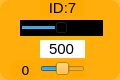
    <widget class="QWidget" name="widget_id1_7" native="true">
     <property name="geometry">
      <rect>
       <x>760</x>
       <y>100</y>
       <width>120</width>
       <height>80</height>
      </rect>
     </property>
     <property name="styleSheet">
      <string notr="true">background-color: rgb(255, 170, 0, 200);
border-radius:10px;</string>
     </property>
     <widget class="QLabel" name="label_ID1_8">
      <property name="geometry">
       <rect>
        <x>40</x>
        <y>0</y>
        <width>45</width>
        <height>16</height>
       </rect>
      </property>
      <property name="minimumSize">
       <size>
        <width>0</width>
        <height>10</height>
       </size>
      </property>
      <property name="font">
       <font>
        <family>Arial</family>
        <pointsize>11</pointsize>
       </font>
      </property>
      <property name="styleSheet">
       <string notr="true">background-color: rgb(255, 255, 255， 0);
border-radius:0px;</string>
      </property>
      <property name="text">
       <string>ID:7</string>
      </property>
      <property name="alignment">
       <set>Qt::AlignCenter</set>
      </property>
     </widget>
     <widget class="QSlider" name="horizontalSlider_pulse_id7">
      <property name="geometry">
       <rect>
        <x>20</x>
        <y>20</y>
        <width>83</width>
        <height>16</height>
       </rect>
      </property>
      <property name="autoFillBackground">
       <bool>false</bool>
      </property>
      <property name="styleSheet">
       <string notr="true">background-color: rgb(0, 0, 0);
border-radius:0px;</string>
      </property>
      <property name="minimum">
       <number>0</number>
      </property>
      <property name="maximum">
       <number>1000</number>
      </property>
      <property name="pageStep">
       <number>1</number>
      </property>
      <property name="value">
       <number>500</number>
      </property>
      <property name="orientation">
       <enum>Qt::Horizontal</enum>
      </property>
     </widget>
     <widget class="QSlider" name="horizontalSlider_dev_id7">
      <property name="geometry">
       <rect>
        <x>40</x>
        <y>60</y>
        <width>45</width>
        <height>18</height>
       </rect>
      </property>
      <property name="styleSheet">
       <string notr="true">background-color: rgb(255, 255, 255， 0);</string>
      </property>
      <property name="minimum">
       <number>-125</number>
      </property>
      <property name="maximum">
       <number>125</number>
      </property>
      <property name="pageStep">
       <number>1</number>
      </property>
      <property name="orientation">
       <enum>Qt::Horizontal</enum>
      </property>
     </widget>
     <widget class="QLabel" name="label_id7">
      <property name="geometry">
       <rect>
        <x>10</x>
        <y>60</y>
        <width>31</width>
        <height>20</height>
       </rect>
      </property>
      <property name="minimumSize">
       <size>
        <width>0</width>
        <height>10</height>
       </size>
      </property>
      <property name="font">
       <font>
        <family>DejaVu Sans</family>
        <pointsize>10</pointsize>
       </font>
      </property>
      <property name="styleSheet">
       <string notr="true">background-color: rgb(255, 255, 255， 0);</string>
      </property>
      <property name="text">
       <string>0</string>
      </property>
      <property name="alignment">
       <set>Qt::AlignCenter</set>
      </property>
     </widget>
     <widget class="QLineEdit" name="lineEdit_id7">
      <property name="geometry">
       <rect>
        <x>40</x>
        <y>40</y>
        <width>45</width>
        <height>18</height>
       </rect>
      </property>
      <property name="sizePolicy">
       <sizepolicy hsizetype="Fixed" vsizetype="Fixed">
        <horstretch>0</horstretch>
        <verstretch>0</verstretch>
       </sizepolicy>
      </property>
      <property name="font">
       <font>
        <family>Arial</family>
        <pointsize>11</pointsize>
       </font>
      </property>
      <property name="autoFillBackground">
       <bool>false</bool>
      </property>
      <property name="styleSheet">
       <string notr="true">background-color: rgb(255, 255, 255);
border-radius:0px;</string>
      </property>
      <property name="text">
       <string>500</string>
      </property>
      <property name="maxLength">
       <number>1000</number>
      </property>
      <property name="alignment">
       <set>Qt::AlignCenter</set>
      </property>
      <property name="dragEnabled">
       <bool>false</bool>
      </property>
      <property name="readOnly">
       <bool>false</bool>
      </property>
     </widget>
    </widget>
